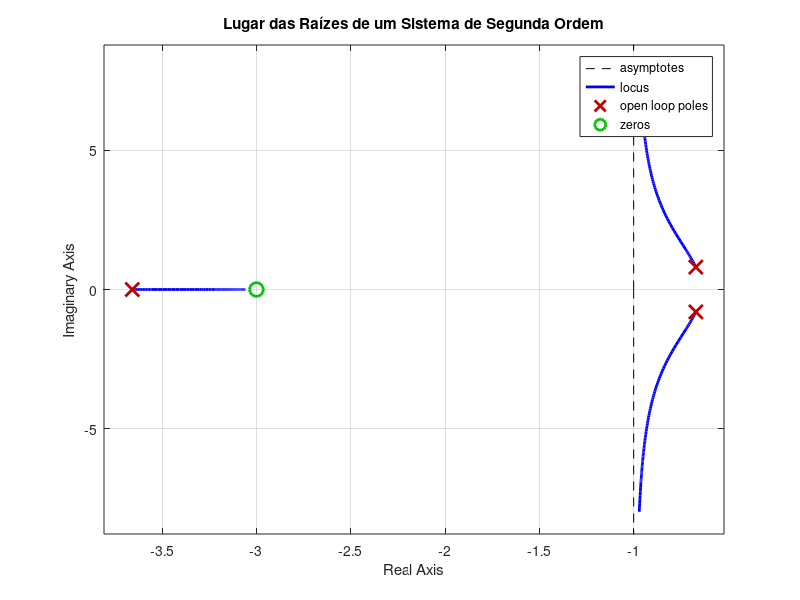

Write the MATLAB code that produced this figure.
pkg load control

# Definir a função de transferência de um sistema de segunda ordem
s = tf('s');
G = (s + 3) / (s^3 + 5*s^2 + 6*s + 4);  # Função de transferência mais complexa

# Análise de Lugar das Raízes (Root Locus)
figure;
rlocus(G);
title('Lugar das Raízes de um Sistema de Segunda Ordem');
grid on;
pause(10)